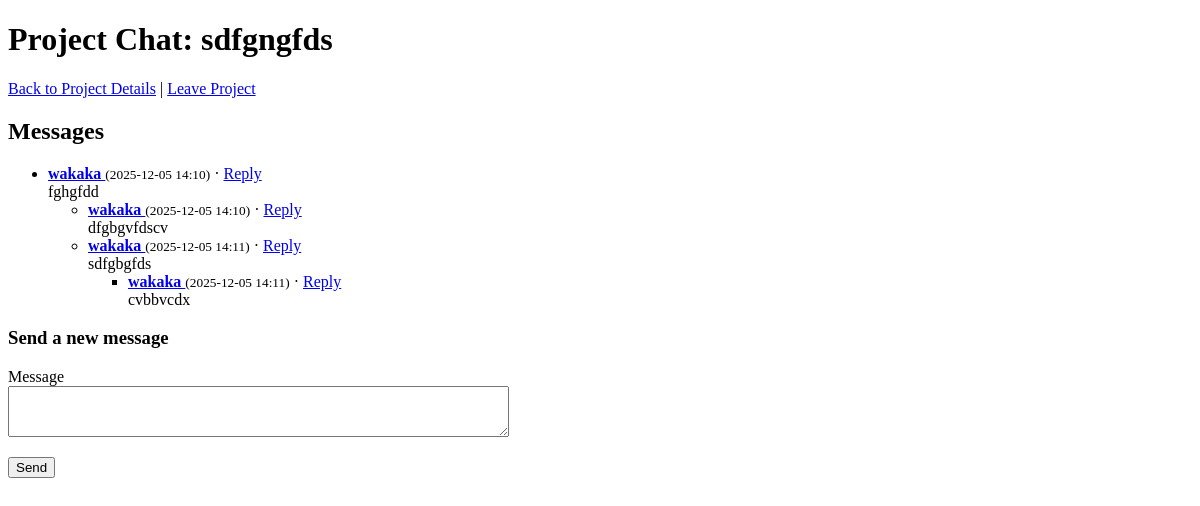
The app's page /projects/1/chat (signed in), older data.
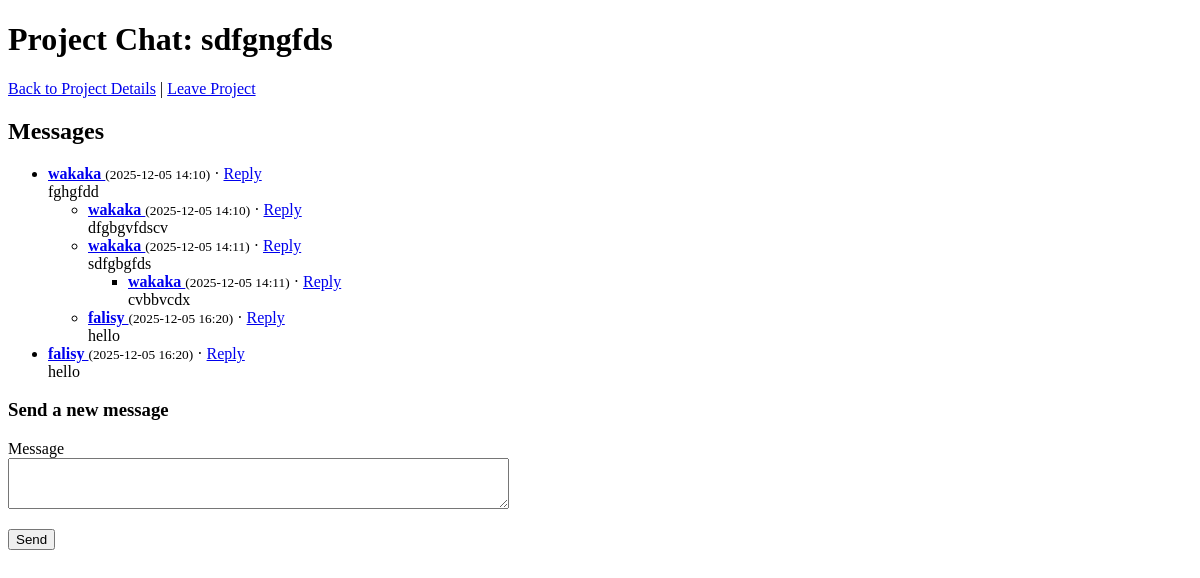
The same page, newer data.
### main.py (models this page shows)
class Project(db.Model):
    id = db.Column(db.Integer, primary_key=True)
    title = db.Column(db.String(100), nullable=False)
    description = db.Column(db.Text, nullable=False)
    skills_required = db.Column(db.String(200))
    project_type = db.Column(db.String(50))
    owner_id = db.Column(db.Integer, db.ForeignKey('user.id'), nullable=False)
    created_at = db.Column(db.DateTime, default=datetime.utcnow)
    owner = db.relationship('User', backref='projects')

class ProjectMessage(db.Model):
    id = db.Column(db.Integer, primary_key=True)
    project_id = db.Column(db.Integer, db.ForeignKey('project.id'), nullable=False)
    author_id = db.Column(db.Integer, db.ForeignKey('user.id'), nullable=False)
    content = db.Column(db.Text, nullable=False)
    created_at = db.Column(db.DateTime, default=datetime.utcnow)
    parent_id = db.Column(db.Integer, db.ForeignKey('project_message.id'), nullable=True)
    author = db.relationship('User')
    project = db.relationship('Project', backref='messages')
    replies = db.relationship(
        'ProjectMessage',
        backref=db.backref('parent', remote_side=[id]),
        lazy='dynamic'
    )

class User(db.Model, UserMixin):
    id = db.Column(db.Integer, primary_key=True)
    username = db.Column(db.String(20), nullable=False, unique=True)
    email = db.Column(db.String(20), nullable=False, unique=True)
    password = db.Column(db.String(80), nullable=False)
    role = db.Column(db.String(10), nullable=False)  # 'student' or 'mentor'

### main.py (the view, shortened to what this page needs)
@app.route('/projects/<int:project_id>/chat', methods=['GET', 'POST'])
@login_required
def project_chat(project_id):
    project = Project.query.get_or_404(project_id)
    membership = ProjectMember.query.filter_by(
        project_id=project.id,
        user_id=current_user.id
    ).first()
    if not membership:
        membership = ProjectMember(project_id=project.id, user_id=current_user.id)
        db.session.add(membership)
        db.session.commit()
    form = ProjectMessageForm()
    messages = ProjectMessage.query.filter_by(project_id=project.id) \
                                   .order_by(ProjectMessage.created_at.asc()).all()
    members = ProjectMember.query.filter_by(project_id=project.id).all()
    return render_template(
        'project_chat.html',
        project=project,
        form=form,
        messages=messages,
        members=members
    )

### main.py
class ProjectMessageForm(FlaskForm):
    content = TextAreaField(
        "Message",
        validators=[InputRequired()]
    )
    submit = SubmitField("Send")

### main.py (called while the page is built)
@login_manager.user_loader
def load_user(user_id):
    return User.query.get(int(user_id))

### templates/project_chat.html (shortened to what this page needs)
<!DOCTYPE html>
<html lang="en">
<head>
</head>
<body>
    <h1>Project Chat: {{ project.title }}</h1>
    <p>
        <a href="{{ url_for('project_detail', project_id=project.id) }}">Back to Project Details</a> |
        <a href="{{ url_for('leave_project', project_id=project.id) }}">Leave Project</a>
    </p>
    <h2>Messages</h2>
    {% macro render_message(message, all_messages) %}
        <li>
            <strong>
                <a href="{{ url_for('view_user', user_id=message.author.id) }}">
                    {{ message.author.username }}
                </a>
            </strong>
            <small>({{ message.created_at.strftime('%Y-%m-%d %H:%M') }})</small>
            · <a href="{{ url_for('reply_project_message', project_id=project.id, parent_id=message.id) }}">Reply</a>
            <br>
            {{ message.content }}
            {% set children = all_messages | selectattr('parent_id', 'equalto', message.id) | list %}
            {% if children %}
                <ul>
                    {% for child in children %}
                        {{ render_message(child, all_messages) }}
                    {% endfor %}
                </ul>
            {% endif %}
        </li>
    {% endmacro %}
    {% if messages %}
        <ul>
            {% for message in messages if not message.parent_id %}
                {{ render_message(message, messages) }}
            {% endfor %}
        </ul>
    {% else %}
        <p>No messages yet. Start the conversation!</p>
    {% endif %}
    <h3>Send a new message</h3>
    <form method="POST">
        <p>
            {{ form.content.label }}<br>
            {{ form.content(rows=3, cols=60) }}
        </p>
        <p>{{ form.submit() }}</p>
    </form>
</body>
</html>

Row changes from the older to the newer data that the page shows:
added ProjectMessage: created_at "2025-12-05 16:20", content "hello", shown under "wakaka"
added User: author.username "falisy"
added ProjectMessage: author.username "falisy", created_at "2025-12-05 16:20", content "hello", shown under "Messages"
